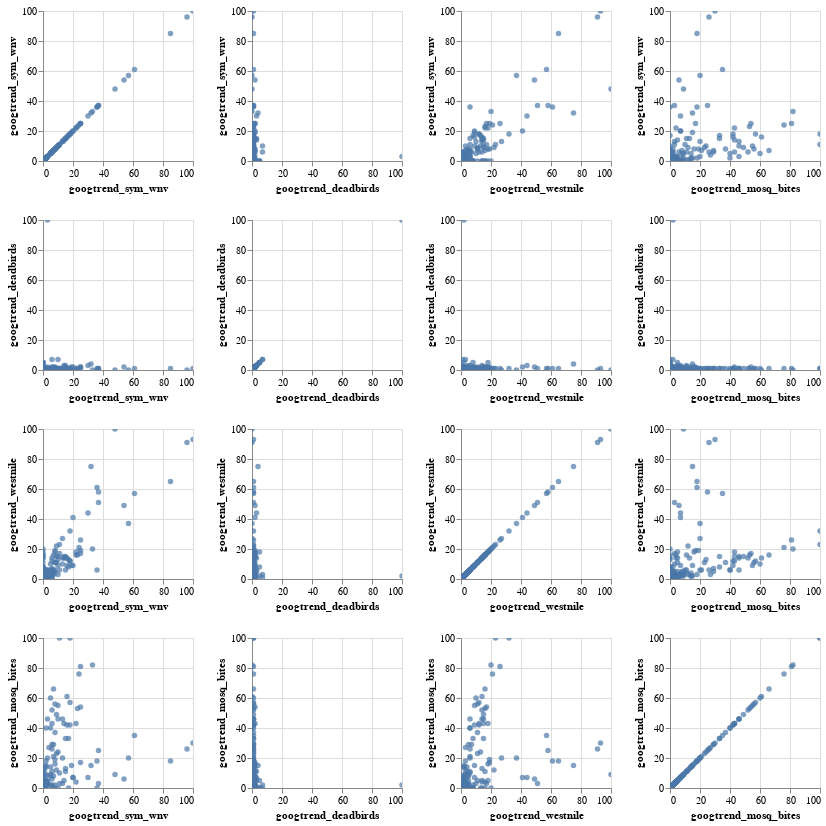

Source (notebook cell):
### Markdown cell above
## Scatterplot Matrix

### Code cell
alt.Chart(trends).mark_circle().encode(
    alt.X(alt.repeat("column"),type="quantitative"),
    alt.Y(alt.repeat("row"),type="quantitative")
).properties(
    width=150,
    height=150
).repeat(
    row=['googtrend_sym_wnv', 'googtrend_deadbirds', 'googtrend_westnile','googtrend_mosq_bites'],
    column=['googtrend_sym_wnv', 'googtrend_deadbirds', 'googtrend_westnile','googtrend_mosq_bites']
).interactive()

### Figure 1 — Vega-Lite specification as saved in the notebook (floating-point values rounded to 4 significant figures; data arrays with more than 128 entries replaced by an {"elided": "..."} marker saying what was removed)
{"$schema": "https://vega.github.io/schema/vega-lite/v2.6.0.json", "config": {"view": {"height": 300, "width": 400}}, "datasets": {"data-8497c3934136f5edacef99e8c8a0b0b4": {"elided": "181 records"}}, "repeat": {"column": ["googtrend_sym_wnv", "googtrend_deadbirds", "googtrend_westnile", "googtrend_mosq_bites"], "row": ["googtrend_sym_wnv", "googtrend_deadbirds", "googtrend_westnile", "googtrend_mosq_bites"]}, "spec": {"data": {"name": "data-8497c3934136f5edacef99e8c8a0b0b4"}, "encoding": {"x": {"field": {"repeat": "column"}, "type": "quantitative"}, "y": {"field": {"repeat": "row"}, "type": "quantitative"}}, "height": 150, "mark": "circle", "selection": {"selector012": {"bind": "scales", "encodings": ["x", "y"], "mark": {"fill": "#333", "fillOpacity": 0.125, "stroke": "white"}, "on": "[mousedown, window:mouseup] > window:mousemove!", "resolve": "global", "translate": "[mousedown, window:mouseup] > window:mousemove!", "type": "interval", "zoom": "wheel!"}}, "width": 150}}
